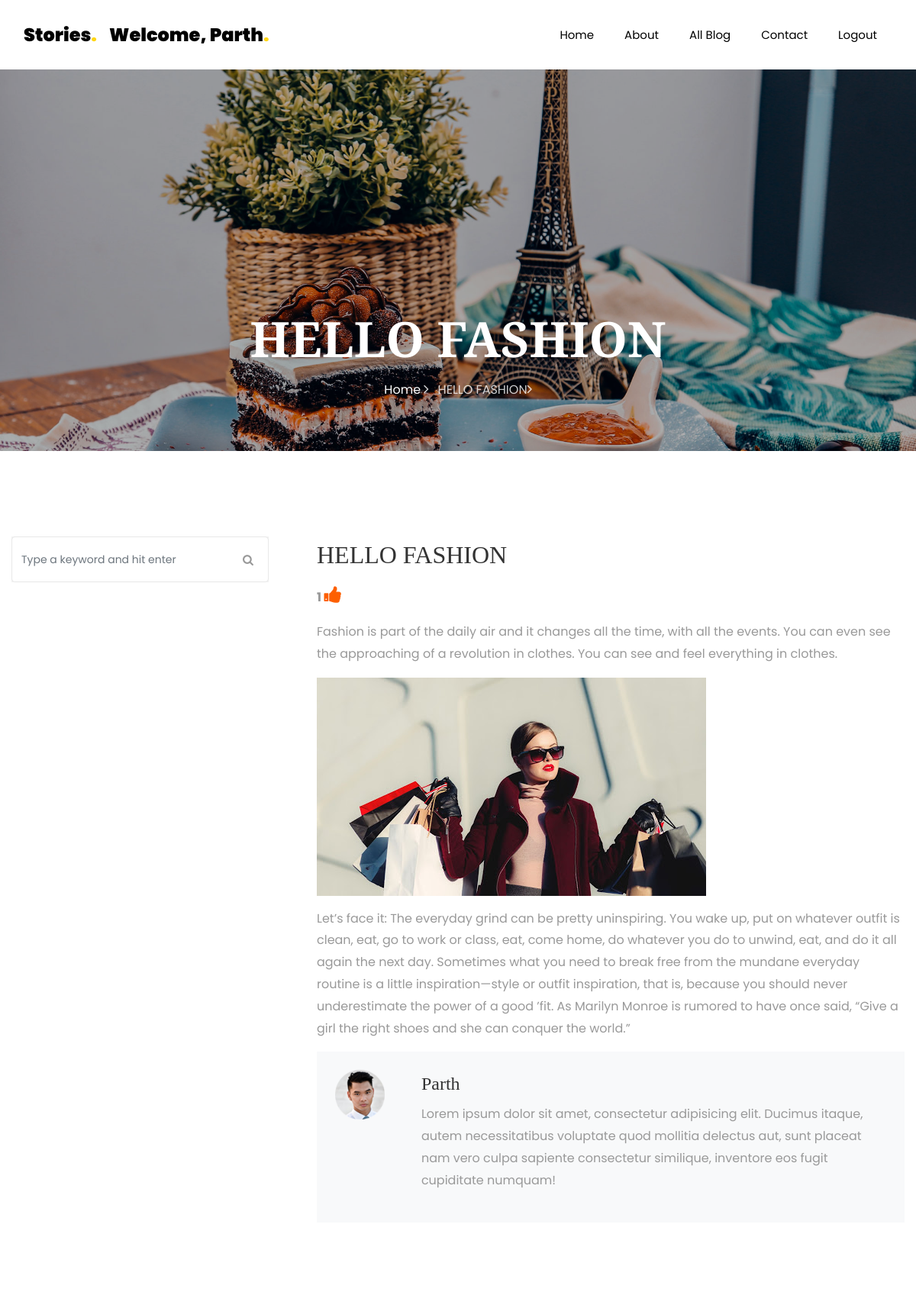
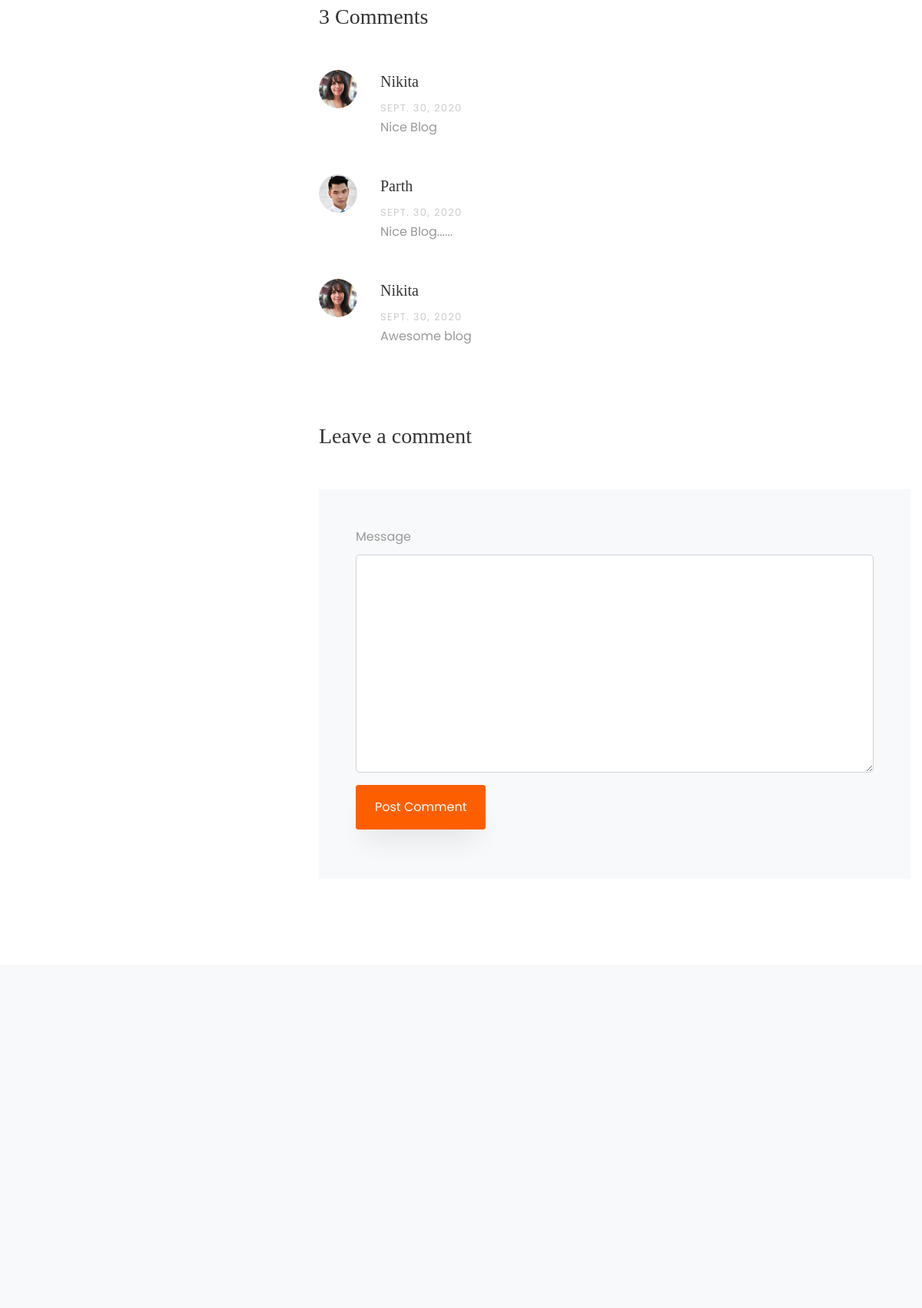
Screenshot of /blog_detail/1/ (signed in, upper part) with the database file from the repository (2 pictures, top to bottom).
### Blog/models.py (models this page shows, shortened)
class BlogModel(models.Model):
    usr = models.ForeignKey(User,on_delete=models.CASCADE,null=True)
    cat = models.ForeignKey(Category,on_delete=models.CASCADE,null=True)
    title = models.CharField(max_length=100,null=True)
    sdes = models.TextField(null=True)
    long_des = models.TextField(null=True)
    date = models.DateField(null=True)
    image = models.FileField(null=True)

class UserDetail(models.Model):
    usr = models.ForeignKey(User, on_delete=models.CASCADE, null=True)
    mobile = models.CharField(max_length=100,null=True)
    image = models.FileField(null=True)

class UserComment(models.Model):
    usr = models.ForeignKey(User,on_delete=models.CASCADE,null=True)
    blog = models.ForeignKey(BlogModel,on_delete=models.CASCADE,null=True)
    msg = models.TextField(null=True)
    date = models.DateField(null=True)

### Blog/views.py (the view)
# urls.py: path('blog_detail/<int:bid>/', Newblogdetail, name="bdetail"),
def Newblogdetail(request,bid):
    data = BlogModel.objects.get(id = bid)
    userdata = UserDetail.objects.filter(usr = data.usr).first()
    comments = UserComment.objects.filter(blog = data)
    n = comments.count()
    d = {"detail":data,"userdata":userdata,"count":n}
    return render(request,'newtemp/single.html',d)

### Blog/templates/newtemp/single.html (shortened to what this page needs)
{% extends 'newtemp/base.html' %}
{% load static %}
{% block body %}
<link rel="stylesheet" href="https://stackpath.bootstrapcdn.com/font-awesome/4.7.0/css/font-awesome.min.css">
    <section class="hero-wrap hero-wrap-2" style="background-image: url({% static 'images/bg_4.jpg' %});">
      <div class="overlay"></div>
      <div class="container">
        <div class="row no-gutters slider-text align-items-end justify-content-center">
          <div class="col-md-9 ftco-animate pb-5 text-center">
            <h1 class="mb-3 bread">{{ detail.title }}</h1>
            <p class="breadcrumbs"><span class="mr-2"><a href="{% url 'newhome' %}">Home <i class="ion-ios-arrow-forward"></i></a></span> <span>{{ detail.title }}<i class="ion-ios-arrow-forward"></i></span></p>
          </div>
        </div>
      </div>
    </section>
		<section class="ftco-section">
      <div class="container">
        <div class="row">
          <div class="col-lg-8 order-lg-last ftco-animate">
            <h2 class="mb-3">{{ detail.title }}
            </h2>
            <p><b>{{ detail.likeblog_set.count }} <a href="{% url 'like' detail.id %}"> <i class="fa fa-thumbs-up" style="font-size:25px;"></i></a></b>
            </p>
            <p>{{ detail.sdes }}</p>
            <p>
              <img src="{{ detail.image.url }}" alt="" class="img-fluid">
            </p>
            <p>{{ detail.long_des }}</p>
            <div class="about-author d-flex p-4 bg-light">
              <div class="bio mr-5">
                <img src="{{ userdata.image.url }}" alt="{{ detail.usr.first_name }}" width="200px;" height="200px;" class="img-fluid mb-4">
              </div>
              <div class="desc">
                <h3>{{ detail.usr.first_name }}</h3>
                <p>Lorem ipsum dolor sit amet, consectetur adipisicing elit. Ducimus itaque, autem necessitatibus voluptate quod mollitia delectus aut, sunt placeat nam vero culpa sapiente consectetur similique, inventore eos fugit cupiditate numquam!</p>
              </div>
            </div>
            <div class="pt-5 mt-5">
              <h3 class="mb-5">{{ detail.usercomment_set.count }} Comments</h3>
              <ul class="comment-list">
                {% for i in detail.usercomment_set.all %}
                <li class="comment">
                  <div class="vcard bio">
                    <img src="{{ i.usr.userdetail_set.first.image.url }}" alt="Image placeholder">
                  </div>
                  <div class="comment-body">
                    <h3>{{ i.usr.first_name }}</h3>
                    <div class="meta">{{ i.date }}</div>
                    <p>{{ i.msg }}</p>
                  </div>
                </li>
                {% endfor %}
              </ul>
              {% if request.user.is_authenticated %}
              <div class="comment-form-wrap pt-5">
                <h3 class="mb-5">Leave a comment</h3>
                <form action="{% url 'comment' detail.id  %}" method="post" class="p-5 bg-light">
                  <div class="form-group">
                    <label for="message">Message</label>
                    <textarea name="msg" id="message" cols="30" rows="10" class="form-control"></textarea>
                  </div>
                  <div class="form-group">
                    <input type="submit" value="Post Comment" class="btn py-3 px-4 btn-primary">
                  </div>
                </form>
              </div>
              {% endif %}
            </div>
          </div>
          <div class="col-lg-4 sidebar pr-lg-5 ftco-animate">
            <div class="sidebar-box">
              <form action="#" class="search-form">
                <div class="form-group">
                  <span class="icon icon-search"></span>
                  <input type="text" class="form-control" placeholder="Type a keyword and hit enter">
                </div>
              </form>
            </div>
          </div>
        </div>
      </div>
    </section>
{% endblock %}

### Blog/templates/newtemp/base.html (shortened to what this page needs)
<!DOCTYPE html>
<html lang="en">
  <head>
    {% load static %}
    <link rel="stylesheet" href="{% static 'css/open-iconic-bootstrap.min.css' %}">
    <link rel="stylesheet" href="{% static 'css/animate.css' %}">
    <link rel="stylesheet" href="{% static 'css/owl.carousel.min.css' %}">
    <link rel="stylesheet" href="{% static 'css/owl.theme.default.min.css' %}">
    <link rel="stylesheet" href="{% static 'css/magnific-popup.css' %}">
    <link rel="stylesheet" href="{% static 'css/aos.css' %}">
    <link rel="stylesheet" href="{% static 'css/ionicons.min.css' %}">
    <link rel="stylesheet" href="{% static 'css/flaticon.css' %}">
    <link rel="stylesheet" href="{% static 'css/icomoon.css' %}">
    <link rel="stylesheet" href="{% static 'css/style.css' %}">
  </head>
  <body>
	  <nav class="navbar navbar-expand-lg navbar-dark bg-dark ftco-navbar-light" id="ftco-navbar">
	    <div class="container">
	      <a class="navbar-brand" href="index.html">Stories<span>.</span></a>
	        {% if  request.user.is_authenticated %}
          <a class="navbar-brand" href="{% url 'upanel' %}">Welcome, {{ request.user.first_name }}<span>.</span></a>
            {% endif %}
	      <div class="collapse navbar-collapse" id="ftco-nav">
	        <ul class="navbar-nav ml-auto">
	          <li class="nav-item"><a href="{% url 'newhome' %}" class="nav-link">Home</a></li>
	          <li class="nav-item"><a href="{% url 'about' %}" class="nav-link">About</a></li>
	          <li class="nav-item"><a href="{% url 'blogs' %}" class="nav-link">All Blog</a></li>
              <li class="nav-item"><a href="{% url 'contact' %}" class="nav-link">Contact</a></li>
              {% if not request.user.is_authenticated %}
	          <li class="nav-item"><a href="{% url 'signup' %}" class="nav-link">Signup</a></li>
	          <li class="nav-item"><a href="{% url 'login' %}" class="nav-link">Login</a></li>
	        {% else %}
              <li class="nav-item"><a href="{% url 'logout' %}" class="nav-link">Logout</a></li>
             {% endif %}
            </ul>
	      </div>
	    </div>
	  </nav>
  {% block body %}
  {% endblock %}
		<section class="ftco-subscribe ftco-section bg-light">
      <div class="overlay">
        <div class="container">
          <div class="row d-flex justify-content-center">
          </div>
        </div>
      </div>
    </section>
  </body>
</html>

### Blog/static/css/icomoon.css (style rules this page uses)
[class^="icon-"], [class*=" icon-"] { font-family: 'icomoon' !important; speak: none; font-style: normal; font-weight: normal; font-variant: normal; text-transform: none; line-height: 1; -webkit-font-smoothing: antialiased; -moz-osx-font-smoothing: grayscale; }
.icon-search:before { content: "\f002"; }

### rows the page displays
BlogModel: title "HELLO FASHION", likeblog_set.count "1", sdes "Fashion is part of the daily air and it changes all the time, with all the events. You can even see the approaching of a revolution in clothes. You can see and feel everything in clothes.", image (picture), long_des "Let’s face it: The everyday grind can be pretty uninspiring. You wake up, put on whatever outfit is clean, eat, go to work or class, eat, come home, do whatever you do to unwind, eat, and do it all again the next day. Sometimes what you need to break free from the mundane everyday routine is a little inspiration—style or outfit inspiration, that is, because you should never underestimate the power of a good ’fit. As Marilyn Monroe is rumored to have once said, “Give a girl the right shoes and she can conquer the world.”", usr.first_name "Parth", usercomment_set.count "3"
UserDetail: image (picture)
UserComment: usr.userdetail_set.first.image (picture), usr.first_name "Nikita", date "SEPT. 30, 2020", msg "Nice Blog"
UserComment: usr.userdetail_set.first.image (picture), usr.first_name "Parth", date "SEPT. 30, 2020", msg "Nice Blog......"
UserComment: usr.userdetail_set.first.image (picture), usr.first_name "Nikita", date "SEPT. 30, 2020", msg "Awesome blog"

### other values shown
{{ request.user.first_name }} "Parth"
